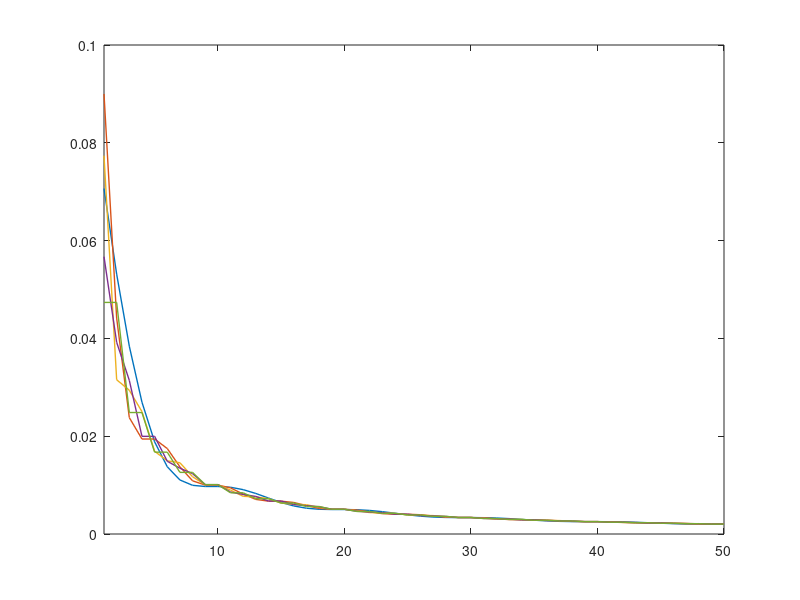

The MATLAB script that drew this image: (Note: this script raises an error after producing the figure.)
% function DCchopper

clc
clear all
close all
%
%
V = 1 ;
R = 1 ;
for i=1:5
    D = 0.1*i ;
    s = 0 ;
    for n=1:50
        s = s + (1 - cos(2*pi*n*D))/(n*pi)^2 ;
        Svec(n) = s ;
    end
    s
    
    D*(1-D)
    
    plot(1:n,D*(1-D)-Svec,'linewidth',1,'DisplayName',['D=',num2str(D)])
    hold on

end

xlim([1 50])
a = gca;
a.TickLabelInterpreter = 'latex';
a.Box = 'on';
a.BoxStyle = 'full';

ylim([-0.01 0.1])

xlabel('Harmonic Order','Interpreter','latex')
ylabel('$$ P_{SW} $$','Interpreter','latex')
str = '$$ \ P_{SW}=\frac{V^2}{R_L}D(1-D)-\frac{V^2}{R_L}\sum_{n=1}^{\infty}\frac{2sin^2(n{\pi}D)}{(n{\pi})^2} $$' ;
% str = '$$ \int_{0}^{2} x^2\sin(x) dx $$';

tx = text(15,0.05,str,'Interpreter','latex')
tx.FontSize = 10 ;
% tx.FontName = 'Times' ;
% xlabel('x','Interpreter','latex');
legend('show','Interpreter','latex')

% figure

% syms x y
% f = y.*sin(x)-x.*cos(y);
% fsurf(f,[-2*pi 2*pi])
% a = gca;
% a.TickLabelInterpreter = 'latex';
% a.Box = 'on';
% a.BoxStyle = 'full';
% 
% S = sym(a.XLim(1):pi/2:a.XLim(2));
% S = sym(round(vpa(S/pi*2))*pi/2);
% a.XTick = double(S);
% a.XTickLabel = strcat('$',arrayfun(@latex, S, 'UniformOutput', false),'$');
% 
% S = sym(a.YLim(1):pi/2:a.YLim(2));
% S = sym(round(vpa(S/pi*2))*pi/2);
% a.YTick = double(S);
% a.YTickLabel = strcat('$',arrayfun(@latex, S, 'UniformOutput', false),'$');
% 
% xlabel('x','Interpreter','latex');
% ylabel('y','Interpreter','latex');
% zlabel('z','Interpreter','latex');
% title(['$' latex(f) '$ for $x$ and $y$ in $[-2\pi,2\pi]$'],'Interpreter','latex')
% 
